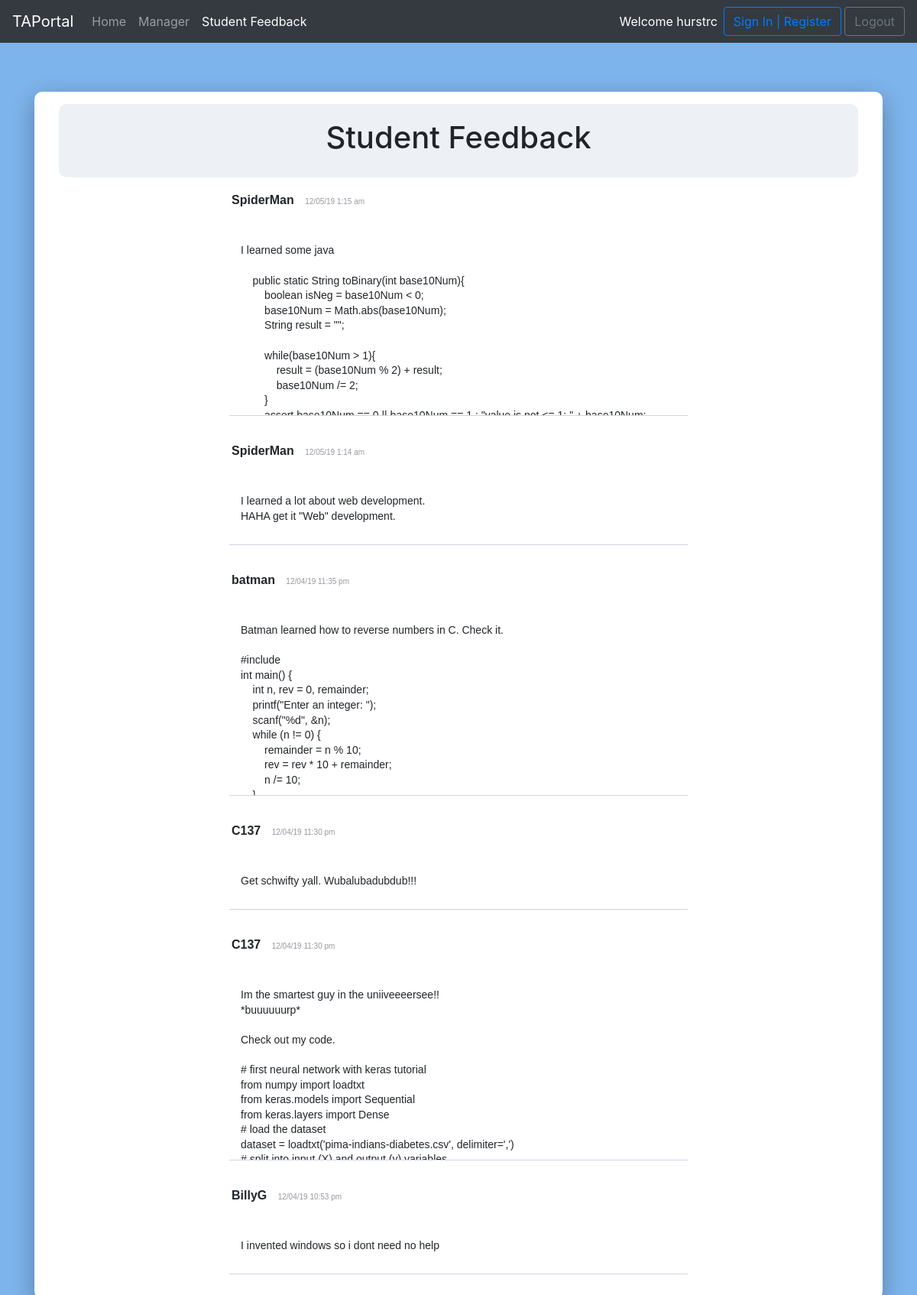
/student-feedback.php (signed in), run on the app's committed database.
### tables this page shows
CREATE TABLE `comments` (
  `postId` int(11) NOT NULL,
  `eid` varchar(45) DEFAULT NULL,
  `commentBody` text,
  `postDate` varchar(255) DEFAULT NULL,
  PRIMARY KEY (`postId`),
  UNIQUE KEY `postId_UNIQUE` (`postId`)
);

### student-feedback.php (the view, shortened to what this page needs)
<?php
include("config.php");
function questionsToday()
{
    global $link;
    $questionsTodayQuery = "select * from comments";
    $items = [];
    if ($result = $link->query($questionsTodayQuery)) {
        while ($question = $result->fetch_assoc()) {
            $items[] = $question;
        }
        if (sizeof($items) > 0) {
            $items = array_reverse($items, true);
        }
        foreach ($items as $item) {
            printf('<div class="scroll-bar-wrap">
                                <div class="row">
                                    <div class="scroll-box">
                                        <div class="sticky-top commentHeader">
                                            <p> <strong> %s </strong> <span class="dateFormat"> %s</span> </p>
                                        </div>
                                        <br>
                                        <div class="commentBody">
                                            <pre style="font-family: arial; line-height: 1.4;">%s</pre>
                                        </div>
                                    </div>
                                </div>
                                <div class="row cover-bar"></div>
                            </div>', $item["eid"], $item["postDate"], $item["commentBody"]);
        }
    }
}
?>
<!DOCTYPE html>
<html lang="en">
<head>
    <link href="./styles/student-feedback.css" type="text/css" rel="stylesheet">
    <link rel="stylesheet" href="https://stackpath.bootstrapcdn.com/bootstrap/4.3.1/css/bootstrap.min.css">
    <link rel="stylesheet" href="https://use.fontawesome.com/releases/v5.0.8/css/all.css">
    <link rel="stylesheet" href="https://cdn.dhtmlx.com/richtext/1.0/richtext.css" type="text/css">
</head>
<body>
    <nav class="navbar fixed-top navbar-expand-lg navbar-dark bg-dark">
        <a class="navbar-brand" href="#">TAPortal</a>
        <div class="collapse navbar-collapse" id="navbarTogglerDemo02">
            <ul class="navbar-nav mr-auto mt-2 mt-lg-0">
                <li class="nav-item">
                    <a class="nav-link" href="./index.php">Home </a>
                </li>
                <li class="nav-item" id="manager_view">
                    <a class="nav-link" href="./manager_scheduler.php">Manager</a>
                </li>
                <li class="nav-item active">
                    <a class="nav-link" href="#">Student Feedback<span class="sr-only">(current)</span></a>
                </li>
            </ul>
            <div id="current_user" style="color: white; margin-right: 8px;">
                <?php
                if (isset($_SESSION["loggedin"]) && $_SESSION["loggedin"] === true) {
                    echo "Welcome " . $_SESSION["eid"];
                }
                ?>
            </div>
            <div>
                <a class="btn btn-outline-primary" id="signInButton" href="./login.php" role="button">Sign In |
                    Register</a>
                <a class="btn btn-outline-secondary" id="signOutButton" href="./logout.php" role="button">Logout</a>
            </div>
        </div>
    </nav>
    <div class="container mt-5 pt-5">
        <div class="col mt-4 p-3 commentWraper">
            <div class="row justify-content-center mx-3" id="feedbackHeader" style=" text-align:center; background-color: rgba(229, 235, 242, 0.674);  border-radius: 10px; padding: 20px;">
                <h1 style="">Student Feedback</h1>
            </div>
            <div class="row justify-content-center" id="newPost">
                <?php
                questionsToday();
                ?>
            </div>
        </div>
    </div>
</body>
</html>

### styles/student-feedback.css (style rules this page uses)
html body { background-color: rgba(92, 161, 230, 0.794); }
.commentWraper { background-color: white; margin-bottom: 50px; max-width: 60% auto; -webkit-box-shadow: 0 10px 30px 0 rgba(0, 0, 0, 0.3); box-shadow: 0 10px 30px 0 rgba(0, 0, 0, 0.3); border-radius: 10px 10px 10px 10px; }
p { font-family: arial; line-height: 1.4; }
.commentBody { padding-left: 20px; }
.dateFormat { font-size: 10px; color: rgb(151, 151, 160); margin-left: 1em; }
.commentHeader { background-color: white; margin-top: 0px; padding: 3px 5px 5px 8px; }
.scroll-bar-wrap { width: 600px; position: relative; margin: 1em auto; padding: 2em auto; border-bottom: 1px solid rgb(210, 210, 230); }
.scroll-box { padding: 0px 10px 10px 10px; background-color: #ffffff; width: 100%; max-height: 295px; overflow-y: scroll; overflow-x: hidden; }
.cover-bar { position: absolute; background: #fff; ; height: 100%; top: 0; right: 0; width: .4em; -webkit-transition: all .5s; opacity: 1; }
#feedbackHeader { background-color: rgba(229, 235, 242, 0.674); border-radius: 10px; padding: 20px; }

### data on the page
comments: eid "SpiderMan", postDate "12/05/19 1:15 am", commentBody "I learned some java public static String toBinary(int base10Num){ boolean isNeg = base10Num < 0; base10Num = Math.abs(base10Num); String result = \"\"; while(base10Num > 1){ result = (base10Num % 2) + result; base10Num /= 2; }…"
comments: eid "SpiderMan", postDate "12/05/19 1:14 am", commentBody "I learned a lot about web development. HAHA get it \"Web\" development."
comments: eid "batman", postDate "12/04/19 11:35 pm", commentBody "Batman learned how to reverse numbers in C. Check it. #include int main() { int n, rev = 0, remainder; printf(\"Enter an integer: \"); scanf(\"%d\", &n); while (n != 0) { remainder = n % 10; rev = rev * 10 + remainder; n /= 10;…"
comments: eid "C137", postDate "12/04/19 11:30 pm", commentBody "Get schwifty yall. Wubalubadubdub!!!"
comments: eid "C137", postDate "12/04/19 11:30 pm", commentBody "Im the smartest guy in the uniiveeeersee!! *buuuuuurp* Check out my code. # first neural network with keras tutorial from numpy import loadtxt from keras.models import Sequential from keras.layers import Dense # load the dataset dataset = loadtxt('pima-indians-diabetes.csv', delimiter=',')…"
comments: eid "BillyG", postDate "12/04/19 10:53 pm", commentBody "I invented windows so i dont need no help"

### other printed values
$_SESSION["eid"] "hurstrc"
